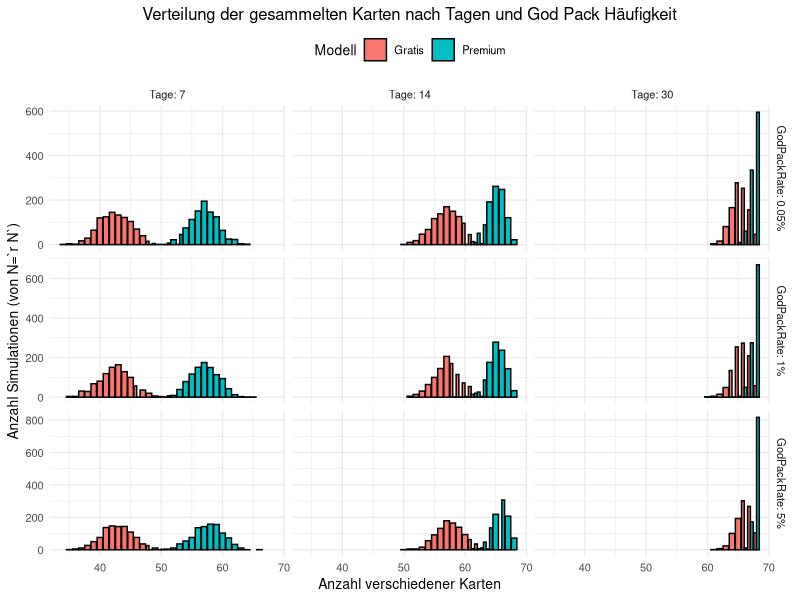

The R script that drew this image:
## ---- chunk 1
knitr::opts_chunk$set(echo = TRUE, warning = FALSE, message = FALSE)
library(ggplot2)
## ---- chunk 2
# Daten einlesen
karten <- read.csv("./data/Mythical_Island.csv", stringsAsFactors = FALSE)
karten_god_pack <- read.csv("./data/Mythical_Island_god_pack.csv", stringsAsFactors = FALSE)

# Funktion zur Umwandlung von Prozent-Strings in numerische Wahrscheinlichkeiten
parse_percent_column <- function(x) {
  x[is.na(x) | trimws(x) == ""] <- "0%"
  as.numeric(sub("%", "", x)) / 100
}

# Wahrscheinlichkeiten für normale Packs
alle_karten <- karten$Name
prob_1_3 <- parse_percent_column(karten$First.third.cards)
prob_4   <- parse_percent_column(karten$Fourth.card)
prob_5   <- parse_percent_column(karten$Fifth.card)

# Wahrscheinlichkeiten für God Packs
alle_karten_god <- karten_god_pack$Name
prob_1_3_g <- parse_percent_column(karten_god_pack$First.third.cards)
prob_4_g   <- parse_percent_column(karten_god_pack$Fourth.card)
prob_5_g   <- parse_percent_column(karten_god_pack$Fifth.card)
## ---- chunk 3
ziehe_pack <- function(current_god_pack_rate) {
  is_godpack <- runif(1) < current_god_pack_rate
  
  if (is_godpack) {
    cards_drawn <- c()
    if (length(alle_karten_god) > 0 && sum(prob_1_3_g, na.rm = TRUE) > 0) {
      cards_drawn <- c(cards_drawn, sample(alle_karten_god, size = 3, replace = TRUE, prob = prob_1_3_g))
    }
    if (length(alle_karten_god) > 0 && sum(prob_4_g, na.rm = TRUE) > 0) {
      cards_drawn <- c(cards_drawn, sample(alle_karten_god, size = 1, replace = TRUE, prob = prob_4_g))
    }
    if (length(alle_karten_god) > 0 && sum(prob_5_g, na.rm = TRUE) > 0) {
      cards_drawn <- c(cards_drawn, sample(alle_karten_god, size = 1, replace = TRUE, prob = prob_5_g))
    }
    return(cards_drawn)
  } else {
    return(c(
      sample(alle_karten, size = 3, replace = TRUE, prob = prob_1_3),
      sample(alle_karten, size = 1, replace = TRUE, prob = prob_4),
      sample(alle_karten, size = 1, replace = TRUE, prob = prob_5)
    ))
  }
}
## ---- chunk 4
simuliere_jahr_mit_slots <- function(packs_pro_tag, tage = 30, current_god_pack_rate) {
  gezogen <- replicate(packs_pro_tag * tage, ziehe_pack(current_god_pack_rate), simplify = FALSE)
  gezogen <- unlist(gezogen)
  if (length(gezogen) == 0) return(0) # Falls keine Karten gezogen wurden
  length(unique(gezogen))
}

# Simulationsparameter
N <- 1000 
tage_vektor <- c(7, 14, 30) 
god_pack_chance_vektor <- c(0.0005, 0.01, 0.05) 
# kosten_premium_pro_monat <- 10 # Für diese Analyse nicht im Fokus

ergebnisse_gesamt <- list() 

# Hauptsimulationsschleife
for (gp_chance in god_pack_chance_vektor) {
  ergebnisse_fuer_gp_chance <- list()
  for (tage in tage_vektor) {
    gratis <- replicate(N, simuliere_jahr_mit_slots(2, tage = tage, current_god_pack_rate = gp_chance))
    premium <- replicate(N, simuliere_jahr_mit_slots(4, tage = tage, current_god_pack_rate = gp_chance))
    
    ergebnisse_fuer_gp_chance[[as.character(tage)]] <- list(
      gratis = as.numeric(gratis), # Sicherstellen, dass es numerisch ist
      premium = as.numeric(premium) # Sicherstellen, dass es numerisch ist
    )
  }
  ergebnisse_gesamt[[as.character(gp_chance)]] <- ergebnisse_fuer_gp_chance
}
## ---- chunk 5
# Datenaufbereitung für den Plot
all_plot_data_list_multivariate <- list()
for (gp_chance_char in names(ergebnisse_gesamt)) {
  ergebnisse_fuer_gp_chance <- ergebnisse_gesamt[[gp_chance_char]]
  current_gp_rate <- as.numeric(gp_chance_char) 
  for (tage_val in tage_vektor) {
    tage_char <- as.character(tage_val)
    temp_df <- data.frame(
      Karten = c(ergebnisse_fuer_gp_chance[[tage_char]]$gratis,
                 ergebnisse_fuer_gp_chance[[tage_char]]$premium),
      Modell = rep(c("Gratis", "Premium"), each = N),
      Tage = factor(tage_val),
      GodPackRate = factor(paste0(current_gp_rate * 100, "%")) 
    )
    list_key <- paste("gp", current_gp_rate, "tage", tage_val, sep = "_")
    all_plot_data_list_multivariate[[list_key]] <- temp_df
  }
}
combined_df_multivariate <- do.call(rbind, all_plot_data_list_multivariate)
if (!is.null(combined_df_multivariate)) { # Nur plotten, wenn Daten vorhanden sind
  rownames(combined_df_multivariate) <- NULL 
}


# Erstellen des Plots
if (!is.null(combined_df_multivariate) && nrow(combined_df_multivariate) > 0) {
  p_multi_faceted <- ggplot(combined_df_multivariate, aes(x = Karten, fill = Modell)) +
    geom_bar(position = "dodge", color = "black") +
    facet_grid(GodPackRate ~ Tage, scales = "free_y", labeller = label_both) + 
    labs(
      title = "Verteilung der gesammelten Karten nach Tagen und God Pack Häufigkeit",
      x = "Anzahl verschiedener Karten",
      y = "Anzahl Simulationen (von N=`r N`)",
      fill = "Modell"
    ) +
    theme_minimal(base_size = 10) + # Kleinere Basisgrösse für bessere Lesbarkeit bei vielen Facetten
    theme(legend.position = "top",
          plot.title = element_text(hjust = 0.5),
          strip.text = element_text(size = 8)) # Textgrösse der Facetten-Titel anpassen
  print(p_multi_faceted)
} else {
  cat("Keine Daten zum Plotten vorhanden.")
}
